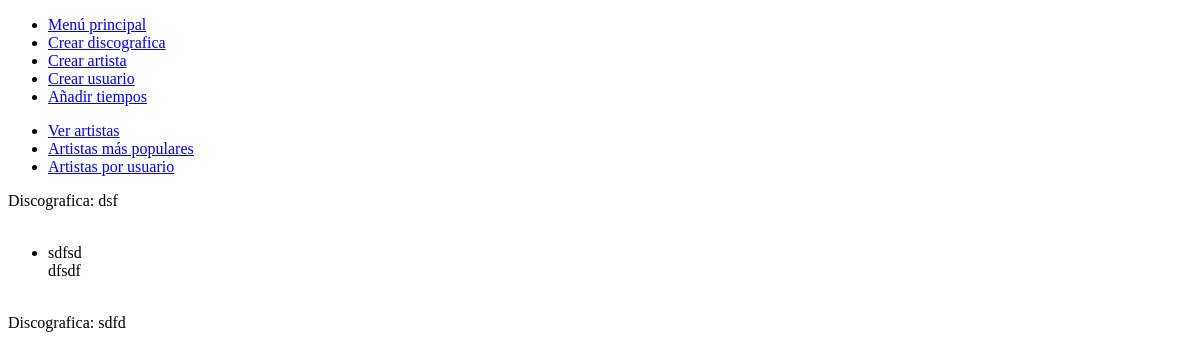
The app's page /practica/artistas/, older data.
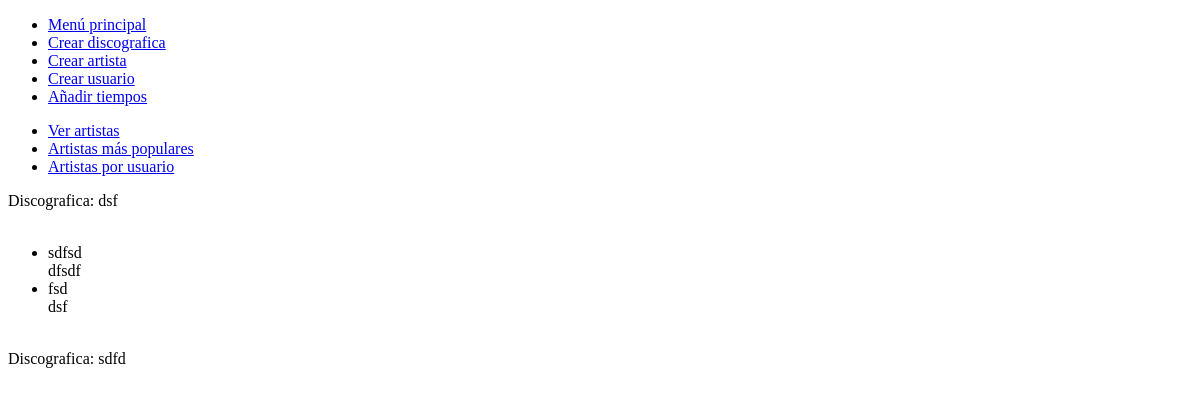
The same page, newer data.
### practica/models.py (models this page shows, shortened)
class Discografica(models.Model):
    discografica_id = models.AutoField(primary_key=True)
    nombre = models.CharField(max_length=200, unique=True)
    pais = models.CharField(max_length=200, unique=True)

class Artista(models.Model):
    artista_id = models.AutoField(primary_key=True)
    nombre = models.CharField(max_length=200)
    pais = models.CharField(max_length=200)
    discografica = models.ForeignKey(Discografica, on_delete=models.CASCADE)
    fecha = models.DateField()
    estilos = models.ManyToManyField(Estilo, default=[], blank=True)

### practica/views.py (the view)
# urls.py: path('artistas/', views.artistas_por_discografica),
def artistas_por_discografica(request):
    result = dict()
    discograficas = Discografica.objects.all()
    for discografica in discograficas:
        result[discografica.nombre] = discografica.artista_set.all()
    print(result)
    return render(request, 'practica/artistas.html', {'artistas': result})

### practica/templates/practica/artistas.html (shortened to what this page needs)
{% extends "practica/base.html" %}
{% block content %}
    {% if artistas %}
        {% for key, values in artistas.items %}
            Discografica: {{ key }}
            <ul>
                <br/>
                {% for artista in values %}
                    <li>{{ artista.nombre }}<br/>
                        {{ artista.pais }}<br/>
                    </li>
                {% endfor %}
            </ul>
            <br/>
        {% endfor %}
    {% else %}
        <p>No hay artistas guardados.</p>
    {% endif %}
{% endblock %}

### practica/templates/practica/base.html (shortened to what this page needs)
<!DOCTYPE html>
<html lang="en">
<head>
</head>
<body>
<div id="sidebar">
    {% block sidebar %}
        <ul>
            <li><a href="/practica/index">Menú principal</a></li>
            <li><a href="/practica/discograficaSave">Crear discografica</a></li>
            <li><a href="/practica/artistaSave">Crear artista</a></li>
            <li><a href="/practica/usuarioSave">Crear usuario</a></li>
            <li><a href="/practica/tiempoSave">Añadir tiempos</a></li>
        </ul>
        <ul>
            <li><a href="/practica/artistas">Ver artistas</a></li>
            <li><a href="/practica/artistas-populares">Artistas más populares</a></li>
            <li><a href="/practica/buscador">Artistas por usuario</a></li>
        </ul>
    {% endblock %}
</div>
<div id="content">
    {% block content %}{% endblock %}
</div>
</body>
</html>

Row changes from the older to the newer data that the page shows:
added Artista: nombre "fsd", pais "dsf"
